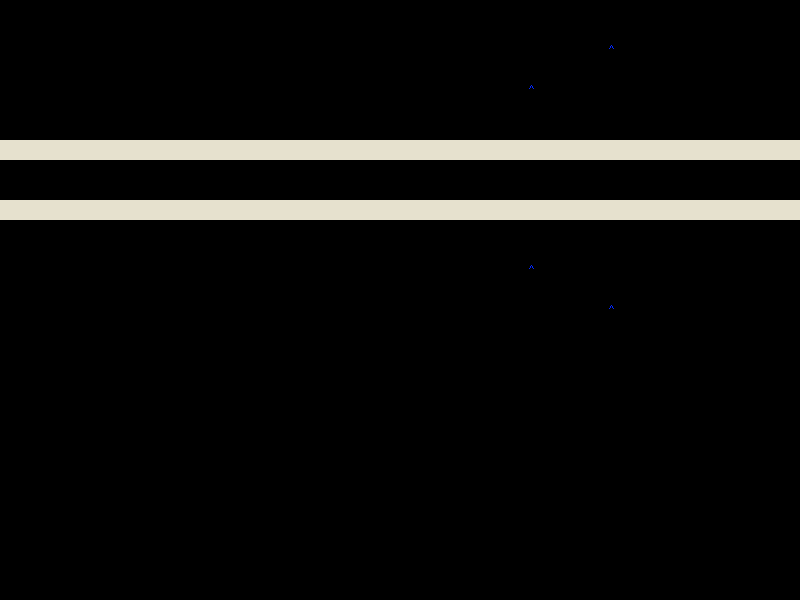

This is a level from a 2D game, rendered from its Tiled map with the project's own tilesets. A one-line summary and the map file follow, with tile-layer data summarised:
An orthogonal 40x30 tile map with 20x20 px tiles, 2 tile layers (Main, Designer).

<map version="1.0" orientation="orthogonal" width="40" height="30" tilewidth="20" tileheight="20">
 <tileset firstgid="1" name="Tileset" tilewidth="20" tileheight="20">
  <image source="../img/Tileset.png" width="180" height="20" />
  <tile id="0">
   <properties>
    <property name="solid" value="1" />
   </properties>
  </tile>
  <tile id="1">
   <properties>
    <property name="hbumper" value="1" />
   </properties>
  </tile>
  <tile id="2">
   <properties>
    <property name="vbumper" value="1" />
   </properties>
  </tile>
  <tile id="3">
   <properties>
    <property name="crate" value="1" />
   </properties>
  </tile>
  <tile id="4">
   <properties>
    <property name="pickup" value="1" />
    <property name="red" value="1" />
   </properties>
  </tile>
  <tile id="5">
   <properties>
    <property name="blue" value="1" />
    <property name="pickup" value="1" />
   </properties>
  </tile>
  <tile id="6">
   <properties>
    <property name="pickup" value="1" />
    <property name="yellow" value="1" />
   </properties>
  </tile>
  <tile id="7">
   <properties>
    <property name="player" value="1" />
   </properties>
  </tile>
  <tile id="8">
   <properties>
    <property name="zombie" value="1" />
   </properties>
  </tile>
 </tileset>
 <layer name="Main" width="40" height="30">
  <data>[1200 cells, 80 non-empty, 1 distinct tile ids]</data>
 </layer>
 <layer name="Designer" width="40" height="30">
  <data>[1200 cells, 5 non-empty, 2 distinct tile ids]</data>
 </layer>
</map>
